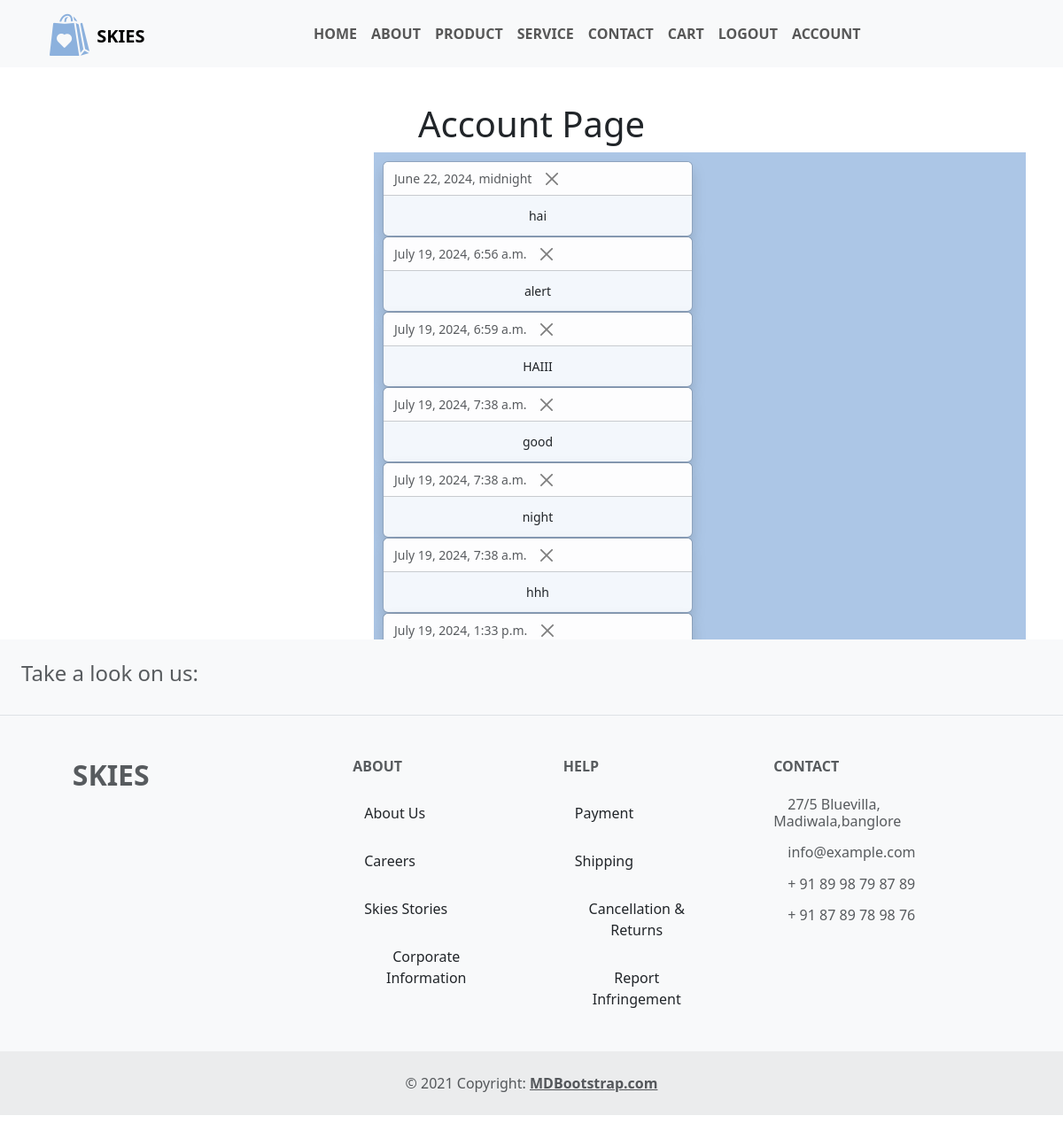
Page /account?noti=notification (signed in) on the committed database.
### app1/models.py (models this page shows)
class Notification(models.Model):
   noti_message = models.TextField()
   noti_date = models.DateTimeField(null=True)

### app1/views.py (the view, shortened to what this page needs)
# urls.py: path('account',views.account,name='account'),
def account(request):
    if "user" not in request.session:
        return HttpResponseRedirect("/login")
    order =''
    pro=''
    wish=''
    noti=''
    user=request.session['user']
    if 'ord' in request.GET:
        user=request.session['user']
        order = Order.objects.filter(order_user = user)
    elif 'prof' in request.GET:
        user=request.session['user']
        pro=Registration.objects.filter( reg_username=user)
    elif 'wish' in request.GET:
       user=request.session['user']
       wish=Wishlist.objects.filter(wish_user=user)
    elif 'noti' in request.GET:
        user=request.session["user"]
        noti=Notification.objects.all()
    user=request.session['user']
    account=Registration.objects.filter(reg_username=user)
    context ={
        'account': account,
        'order':order,
        'pro':pro,
        'wish':wish,
        'noti':noti
    }
    template=loader.get_template("account.html")
    return HttpResponse(template.render(context,request))

### app1/templates/account.html (shortened to what this page needs)
{% extends 'master.html' %}
{% load static %}
{% block content %}
<h1 class="account" >Account Page</h1>
<section>
    <div class="container">
        <div class="row">
            <div class="col-sm-4">
            </div>
            <div class="col-sm-8">
                <div class="inbox secondcol">
                    {% if 'ord' in request.GET %}
                    <table class="table table-bordered align-middle text-center">
                        <thead>
                            <th>image</th>
                            <th>Name</th>
                            <th>Qty</th>
                            <th>Price</th>
                        </thead>
                        <tbody>
                            {% for x in order %}
                            <tr>
                            <td><img src="/media/{{x.order_image}}" height="200px" alt=""></td>
                            <td> {{x.order_name}} </td>
                            <td>{{x.order_qty}} </td>
                            <td>{{x.order_price}} </td>
                            </tr>
                            {% endfor %}
                        </tbody>
                    </table>
                            {% elif 'noti' in request.GET %}
                            {% for x in noti %}
                            <div class="toast show">
                                <div class="toast-header">
                                  {{x.noti_date}}
                                  <button type="button" class="btn-close" data-bs-dismiss="toast"></button>
                                </div>
                                <div class="toast-body">
                                  {{x.noti_message}}
                                </div>
                              </div>
                              {% endfor %}
                            {% endif %}
                        </div>
                    </div>
                </div>
            </div>
</section>
{% endblock %}

### app1/static/mystyle.css (style rules this page uses)
.account { text-align: center; margin-top: 40px; }
.secondcol { background-color:#8cb0ddb7; height: 550px; text-align: center; padding: 10px; overflow-y: scroll; }

### rows in the picture
Notification: noti_date "June 22, 2024, midnight", noti_message "hai"
Notification: noti_date "July 19, 2024, 6:56 a.m.", noti_message "alert"
Notification: noti_date "July 19, 2024, 6:59 a.m.", noti_message "HAIII"
Notification: noti_date "July 19, 2024, 7:38 a.m.", noti_message "good"
Notification: noti_date "July 19, 2024, 7:38 a.m.", noti_message "night"
Notification: noti_date "July 19, 2024, 7:38 a.m.", noti_message "hhh"
Notification: noti_date "July 19, 2024, 1:33 p.m."
